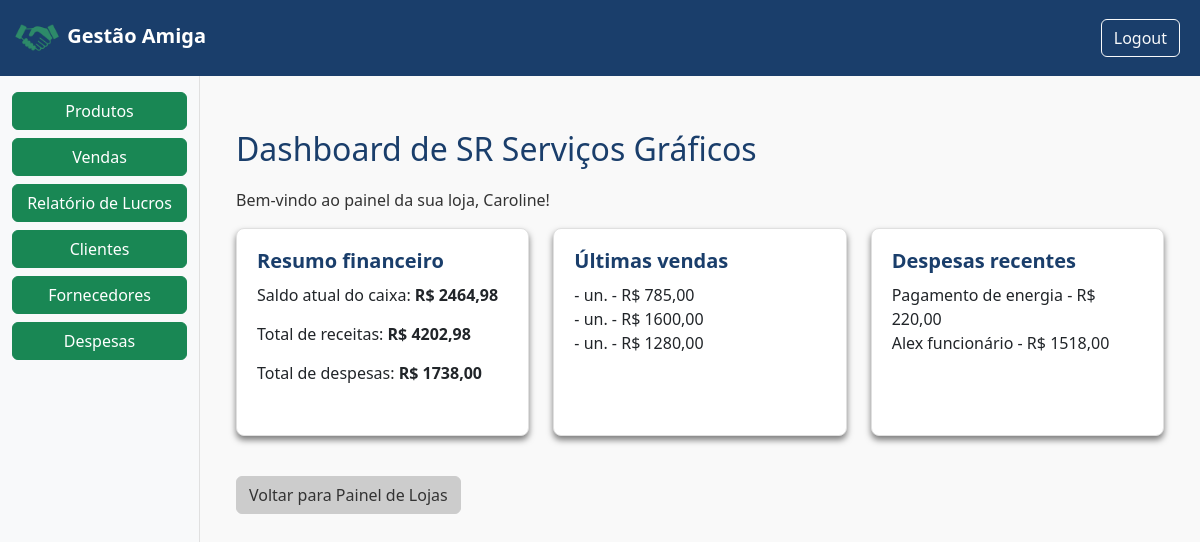
/loja/1/dashboard/ (signed in), run on the app's committed database.
### gestao/models.py (models this page shows, shortened)
class Loja(models.Model):
    nome = models.CharField(max_length=100)
    endereco = models.CharField(max_length=200, blank=True)
    dono = models.ForeignKey(settings.AUTH_USER_MODEL, related_name='lojas', on_delete=models.CASCADE)
    criada_em = models.DateTimeField(auto_now_add=True)
    logo = models.ImageField(upload_to='logos/', blank=True, null=True)

class Venda(models.Model):
    FORMAS_PAGAMENTO = [
        ('dinheiro', 'Espécie'),
        ('pix', 'PIX'),
        ('debito', 'Débito'),
        ('credito_avista', 'Crédito à vista'),
        ('credito_parcelado', 'Crédito Parcelado'),
    ]
    loja = models.ForeignKey(Loja, on_delete=models.CASCADE, related_name="vendas", default=1)
    cliente = models.ForeignKey(Cliente, on_delete=models.CASCADE, related_name="vendas_cliente", blank = True, null = True)
    forma_pagamento = models.CharField(max_length=20, choices=FORMAS_PAGAMENTO, default='dinheiro')
    parcelas = models.IntegerField(default=1)
    data = models.DateTimeField(auto_now_add=True)
    valor_total = models.DecimalField(max_digits=10, decimal_places=2, default=0)

class Despesa(models.Model):
    loja = models.ForeignKey(Loja, on_delete=models.CASCADE)
    descricao = models.CharField(max_length=255)
    valor = models.DecimalField(max_digits=10, decimal_places=2)
    data = models.DateField(auto_now_add=True)
    categoria = models.CharField(max_length=100, blank=True, null=True)
    observacoes = models.TextField(blank=True, null=True)

### gestao/views.py (the view)
# urls.py: path('loja/<int:loja_id>/dashboard/', views.dashboard_loja, name="dashboard_loja"),
@login_required
def dashboard_loja(request, loja_id):
    user = request.user
    try:
        loja = user.lojas.get(id=loja_id)
    except Loja.DoesNotExist:
        return redirect('painel_loja')
    total_receitas = loja.vendas.aggregate(total=Sum('valor_total'))['total'] or 0
    total_despesas = Despesa.objects.filter(loja=loja).aggregate(total=Sum('valor'))['total'] or 0
    saldo_atual = total_receitas - total_despesas
    ultimas_vendas = loja.vendas.order_by('-data')[:3]
    despesas_recentes = Despesa.objects.filter(loja=loja).order_by('data')[:3]
    contexto = {
        'loja': loja,
        'total_receitas': total_receitas,
        'total_despesas': total_despesas,
        'saldo_atual': saldo_atual,
        'ultimas_vendas': ultimas_vendas,
        'despesas_recentes': despesas_recentes,
        'mostrar_sidebar': True,
    }
    return render(request, 'dashboard_loja.html', contexto)

### templates/dashboard_loja.html
{% extends 'base.html' %}
{% block content %}
<div class="container" style="margin-top: 30px;">
    <h2 style="color: var(--cor-primaria); margin-bottom: 20px;">Dashboard de {{ loja.nome }}</h2>
    <p>Bem-vindo ao painel da sua loja, {{ user.first_name }}!</p>
    <div class="row">
        <div class="col-md-4 mb-4">
            <div class="card h-100" style="padding: 20px; box-shadow: 0 4px 6px rgba(0,0,0,0.5);">
                <h5 style="color: var(--cor-primaria);">Resumo financeiro</h3>
                <p>Saldo atual do caixa: <strong>R$ {{ saldo_atual | floatformat:2 }}</strong></p>
                <p>Total de receitas: <strong>R$ {{ total_receitas | floatformat:2 }}</strong></p>
                <p>Total de despesas: <strong>R$ {{ total_despesas | floatformat:2 }}</strong></p>
            </div>
        </div>
        <div class="col-md-4 mb-4">
            <div class="card h-100" style="padding: 20px; box-shadow: 0 4px 6px rgba(0,0,0,0.5);">
                <h5 style="color: var(--cor-primaria);">Últimas vendas</h3>
                <ul class="list-unstyled">
                    {% for venda in ultimas_vendas %}
                        <li>{{ venda.produto.nome }} - {{ venda.quantidade }} un. - R$ {{ venda.valor_total | floatformat:2 }}</li>
                    {% empty %}
                        <li>Nenhuma venda registrada</li>
                    {% endfor %}
                </ul>
            </div>
        </div>
        <div class="col-md-4 mb-4">
            <div class="card h-100" style="padding: 20px; box-shadow: 0 4px 6px rgba(0,0,0,0.5);">
                <h5 style="color: var(--cor-primaria);">Despesas recentes</h3>
                <ul class="list-unstyled">
                    {% for despesa in despesas_recentes %}
                        <li>{{ despesa.descricao }} - R$ {{ despesa.valor | floatformat:2 }}</li>
                    {% empty %}
                        <li>Nenhuma despesa registrada</li>
                    {% endfor %}
                </ul>
            </div>
        </div>
    </div>
    <a href="{% url 'painel_loja' %}" class="btn btn-secondary mt-3">Voltar para Painel de Lojas</a>
</div>
{% endblock %}

### static/css/estilo.css (style rules this page uses)
:root { --cor-fundo: #f9f9f9; --cor-primaria: #1a3e6b; --cor-secundaria: #28a745; --cor-texto: #333333; --cor-borda: #e0e0e0; }
body { background-color: var(--cor-fundo); color: var(--cor-texto); }
.btn-secondary { background-color: #cccccc; border-color: #cccccc; color: #333333; }
.card { border: 1px solid var(--cor-borda); background-color: #ffffff; border-radius: 8px; margin-bottom: 15px; }
.card h5 { font-weight: bold; margin-bottom: 10px; }
.card p { margin-bottom: 15px; }

### data on the page
Loja: nome "SR Serviços Gráficos"
Venda: valor_total "785,00"
Venda: valor_total "1600,00"
Venda: valor_total "1280,00"
Despesa: descricao "Pagamento de energia", valor "220,00"
Despesa: descricao "Alex funcionário", valor "1518,00"

### other printed values
{{ user.first_name }} "Caroline"
{{ saldo_atual | floatformat:2 }} "2464,98"
{{ total_receitas | floatformat:2 }} "4202,98"
{{ total_despesas | floatformat:2 }} "1738,00"
